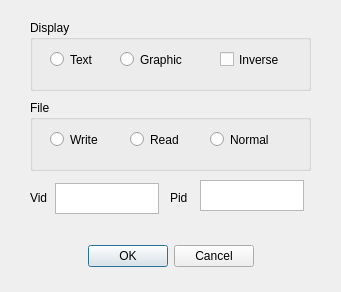
<?xml version="1.0" encoding="UTF-8"?>
<ui version="4.0">
 <class>CtrlDialog</class>
 <widget class="QDialog" name="CtrlDialog">
  <property name="geometry">
   <rect>
    <x>0</x>
    <y>0</y>
    <width>341</width>
    <height>292</height>
   </rect>
  </property>
  <property name="windowTitle">
   <string>Dialog</string>
  </property>
  <widget class="QDialogButtonBox" name="buttonBox">
   <property name="geometry">
    <rect>
     <x>0</x>
     <y>240</y>
     <width>341</width>
     <height>32</height>
    </rect>
   </property>
   <property name="orientation">
    <enum>Qt::Horizontal</enum>
   </property>
   <property name="standardButtons">
    <set>QDialogButtonBox::Cancel|QDialogButtonBox::Ok</set>
   </property>
   <property name="centerButtons">
    <bool>true</bool>
   </property>
  </widget>
  <widget class="QRadioButton" name="radioButton_text">
   <property name="geometry">
    <rect>
     <x>50</x>
     <y>50</y>
     <width>71</width>
     <height>19</height>
    </rect>
   </property>
   <property name="text">
    <string>Text</string>
   </property>
  </widget>
  <widget class="QRadioButton" name="radioButton_graphic">
   <property name="geometry">
    <rect>
     <x>120</x>
     <y>50</y>
     <width>81</width>
     <height>19</height>
    </rect>
   </property>
   <property name="text">
    <string>Graphic</string>
   </property>
  </widget>
  <widget class="QRadioButton" name="radioButton_write">
   <property name="geometry">
    <rect>
     <x>50</x>
     <y>130</y>
     <width>81</width>
     <height>19</height>
    </rect>
   </property>
   <property name="text">
    <string>Write</string>
   </property>
  </widget>
  <widget class="QRadioButton" name="radioButton_read">
   <property name="geometry">
    <rect>
     <x>130</x>
     <y>130</y>
     <width>81</width>
     <height>19</height>
    </rect>
   </property>
   <property name="text">
    <string>Read</string>
   </property>
  </widget>
  <widget class="QRadioButton" name="radioButton_normal">
   <property name="geometry">
    <rect>
     <x>210</x>
     <y>130</y>
     <width>81</width>
     <height>19</height>
    </rect>
   </property>
   <property name="text">
    <string>Normal</string>
   </property>
  </widget>
  <widget class="QCheckBox" name="checkBox_inverse">
   <property name="geometry">
    <rect>
     <x>220</x>
     <y>50</y>
     <width>96</width>
     <height>19</height>
    </rect>
   </property>
   <property name="text">
    <string>Inverse</string>
   </property>
  </widget>
  <widget class="QGroupBox" name="groupBox">
   <property name="geometry">
    <rect>
     <x>30</x>
     <y>20</y>
     <width>281</width>
     <height>71</height>
    </rect>
   </property>
   <property name="title">
    <string>Display</string>
   </property>
  </widget>
  <widget class="QGroupBox" name="groupBox_2">
   <property name="geometry">
    <rect>
     <x>30</x>
     <y>100</y>
     <width>281</width>
     <height>71</height>
    </rect>
   </property>
   <property name="title">
    <string>File</string>
   </property>
  </widget>
  <widget class="QTextEdit" name="textEdit_vid">
   <property name="geometry">
    <rect>
     <x>55</x>
     <y>183</y>
     <width>104</width>
     <height>31</height>
    </rect>
   </property>
  </widget>
  <widget class="QLabel" name="label">
   <property name="geometry">
    <rect>
     <x>30</x>
     <y>190</y>
     <width>31</width>
     <height>16</height>
    </rect>
   </property>
   <property name="text">
    <string>Vid</string>
   </property>
  </widget>
  <widget class="QLabel" name="label_2">
   <property name="geometry">
    <rect>
     <x>170</x>
     <y>190</y>
     <width>31</width>
     <height>16</height>
    </rect>
   </property>
   <property name="text">
    <string>Pid</string>
   </property>
  </widget>
  <widget class="QTextEdit" name="textEdit_vid_2">
   <property name="geometry">
    <rect>
     <x>200</x>
     <y>180</y>
     <width>104</width>
     <height>31</height>
    </rect>
   </property>
  </widget>
 </widget>
 <resources/>
 <connections>
  <connection>
   <sender>buttonBox</sender>
   <signal>accepted()</signal>
   <receiver>CtrlDialog</receiver>
   <slot>accept()</slot>
   <hints>
    <hint type="sourcelabel">
     <x>248</x>
     <y>254</y>
    </hint>
    <hint type="destinationlabel">
     <x>157</x>
     <y>274</y>
    </hint>
   </hints>
  </connection>
  <connection>
   <sender>buttonBox</sender>
   <signal>rejected()</signal>
   <receiver>CtrlDialog</receiver>
   <slot>reject()</slot>
   <hints>
    <hint type="sourcelabel">
     <x>316</x>
     <y>260</y>
    </hint>
    <hint type="destinationlabel">
     <x>286</x>
     <y>274</y>
    </hint>
   </hints>
  </connection>
 </connections>
</ui>
